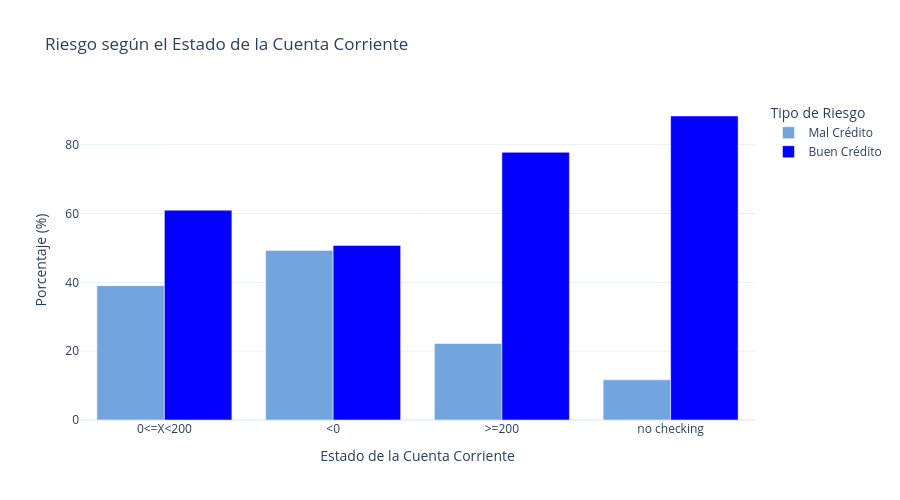

Here is the notebook cell this chart was saved with:
### Markdown cell above
<div style="
    font-family: 'Segoe UI', Arial, sans-serif;
    line-height: 1.6;
    color: #1f3a5f;
    max-width: 700px;
">

<p>
Como se observa en la gráfica de la variable <strong>edad</strong>, la mayor concentración de solicitantes se sitúa entre los 25 y 30 años.
</p>

<p>
Este patrón se presenta tanto en los créditos concedidos como en los denegados, lo que indica que la distribución de edad es similar en ambas clases.
</p>

<p>
Por tanto, no se puede considerar la edad como un factor discriminante por sí sola, sino como una característica con bajo poder predictivo individual.
</p>

<p>
Este comportamiento refuerza la necesidad de utilizar modelos más complejos, como redes neuronales, capaces de capturar relaciones no lineales y patrones ocultos entre múltiples variables.
</p>

</div>

### Code cell
cuenta_riesgo = creditos.groupby(['checking_status', 'class']).size().reset_index(name='count')

cuenta_riesgo['porcentaje'] = cuenta_riesgo.groupby('checking_status')['count'].transform(lambda x: x / x.sum() * 100)

cuenta_riesgo['class'] = cuenta_riesgo['class'].map({'good': 'Buen Crédito', 'bad': 'Mal Crédito'})

fig2 = px.bar(
    cuenta_riesgo, 
    x='checking_status', 
    y='porcentaje', 
    color='class',
    barmode='group',
    color_discrete_map={'Buen Crédito': "#0400fd", 'Mal Crédito': "#72a5de"},
    labels={'checking_status': 'Estado de la Cuenta Corriente', 'porcentaje': 'Porcentaje (%)', 'class': 'Tipo de Riesgo'},
    title='Riesgo según el Estado de la Cuenta Corriente'
)

fig2.update_layout(template='plotly_white', height=500)
fig2.show()

### Figure 1 — Plotly figure (JSON) as saved in the notebook; plotly's stock layout.template omitted (floating-point values rounded to 4 significant figures)
{"data": [{"alignmentgroup": "True", "hovertemplate": "Tipo de Riesgo=Mal Crédito<br>Estado de la Cuenta Corriente=%{x}<br>Porcentaje (%)=%{y}<extra></extra>", "legendgroup": "Mal Crédito", "marker": {"color": "#72a5de", "pattern": {"shape": ""}}, "name": "Mal Crédito", "offsetgroup": "Mal Crédito", "orientation": "v", "showlegend": true, "textposition": "auto", "type": "bar", "x": ["0<=X<200", "<0", ">=200", "no checking"], "xaxis": "x", "y": [39.03, 49.27, 22.22, 11.68], "yaxis": "y"}, {"alignmentgroup": "True", "hovertemplate": "Tipo de Riesgo=Buen Crédito<br>Estado de la Cuenta Corriente=%{x}<br>Porcentaje (%)=%{y}<extra></extra>", "legendgroup": "Buen Crédito", "marker": {"color": "#0400fd", "pattern": {"shape": ""}}, "name": "Buen Crédito", "offsetgroup": "Buen Crédito", "orientation": "v", "showlegend": true, "textposition": "auto", "type": "bar", "x": ["0<=X<200", "<0", ">=200", "no checking"], "xaxis": "x", "y": [60.97, 50.73, 77.78, 88.32], "yaxis": "y"}], "layout": {"barmode": "group", "height": 500, "legend": {"title": {"text": "Tipo de Riesgo"}, "tracegroupgap": 0}, "title": {"text": "Riesgo según el Estado de la Cuenta Corriente"}, "xaxis": {"anchor": "y", "domain": [0, 1], "title": {"text": "Estado de la Cuenta Corriente"}}, "yaxis": {"anchor": "x", "domain": [0, 1], "title": {"text": "Porcentaje (%)"}}}}
